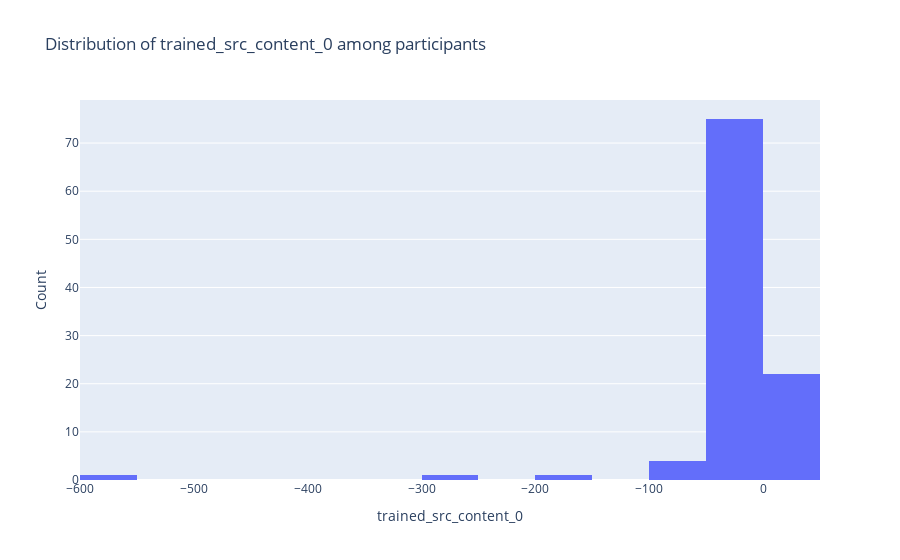

The notebook cell this image was saved under:
### Code cell
fig = go.Figure(data=[go.Histogram(x=model_results["trained_src_content_0"])])
fig.update_layout(
    title_text='Distribution of trained_src_content_0 among participants', # title of plot
    xaxis_title_text='trained_src_content_0', # xaxis label
    yaxis_title_text='Count', # yaxis label
)
fig.show()

### Figure 1 — Plotly figure (JSON) as saved in the notebook; plotly's stock layout.template omitted (floating-point values rounded to 4 significant figures)
{"data": [{"type": "histogram", "x": [-11.0, -5.857, -4.867, -36.3, -591.3, -3.234, 1.068, -291.9, -1.526, -55.89, 1.116, -1.392, -21.34, 0.6811, 0.9288, -26.46, -9.971, -5.859, -20.08, 0.7012, -12.64, -0.7138, 0.9603, -49.99, -28.04, 0.5047, -19.88, 1.263, -5.965, -26.76, -11.89, -3.077, -15.22, -12.0, -30.61, -16.79, -87.02, -3.989, -1.193, -0.3912, -19.92, -14.27, -1.815, -56.11, -15.39, 1.258, -1.569, -3.013, -33.18, -45.69, -0.9904, 0.6779, -48.18, -1.387, -26.12, -1.459, 0.9262, -8.173, -45.99, 0.8496, 0.577, -0.8276, 0.2526, -8.372, -0.9901, 0.9252, -11.28, -18.27, -0.2203, -28.23, 0.6408, -175.6, -27.8, -1.25, -8.656, -23.71, -1.087, -0.2293, 0.2826, -1.279, -3.95, -26.81, -0.1171, -27.78, -0.09936, -24.63, -17.44, -18.46, -1.119, 0.8873, -4.173, -19.97, 0.2786, -7.935, -9.986, -5.403, 0.5244, -56.76, -9.277, -22.6, -0.6518, 0.9794, -19.93, 1.263]}], "layout": {"title": {"text": "Distribution of trained_src_content_0 among participants"}, "xaxis": {"title": {"text": "trained_src_content_0"}}, "yaxis": {"title": {"text": "Count"}}}}
